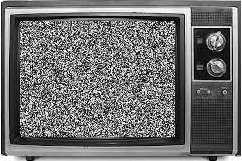
#> input picture Assignment_27/noise/1.JPG, 242 x 161 px, found by its file name; its folder holds only this picture in this run
$ python Ex2.py
#> lines starting #> are read from the running program, lines starting #| are printed output that depends on the picture
import cv2
import numpy as np

# for create gif
import imageio
import os


# [9 lines of commented-out code are left out]
folder="Assignment_27/noise/"
file_list=sorted(os.listdir(folder))
Image_Frame=[]
for file in file_list:
    path=folder+file
    image=imageio.imread(path)
#> image is the input picture: shape (161, 242, 3); min 0, max 255, mean 112.5
    Image_Frame.append(image)
imageio.mimsave("Assignment_27/MyGif.gif",Image_Frame)
print("Your gif was created Succesfully!")


image_tv = cv2.imread("Assignment_27\TV.jpg")
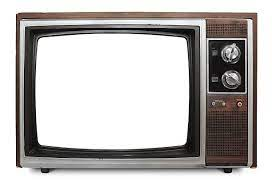
#> input picture Assignment_27/TV.jpg, 272 x 185 px, found by its file name
#> image_tv is the input picture: shape (185, 272, 3); mean B, G, R 183.4, 185, 187.8
image_tv = cv2.cvtColor(image_tv, cv2.COLOR_BGR2GRAY)
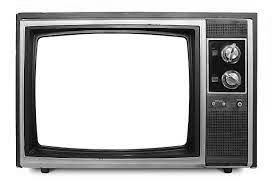
#> image_tv: shape (185, 272); min 0, max 255, mean 185.6

while True:
    image=np.random.random((200,200))*255
    image=np.array(image,dtype=np.uint8)
    image_tv[33:149,35:190]=image[33:149,35:190]
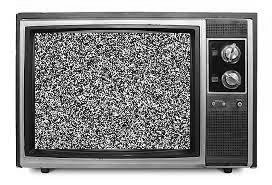
#> image_tv: shape (185, 272); min 0, max 255, mean 143.4
    cv2.imshow("result",image_tv)
    if cv2.waitKey(25) & 0XFF == ord('q'):
#> (key q is pressed here)
        break
